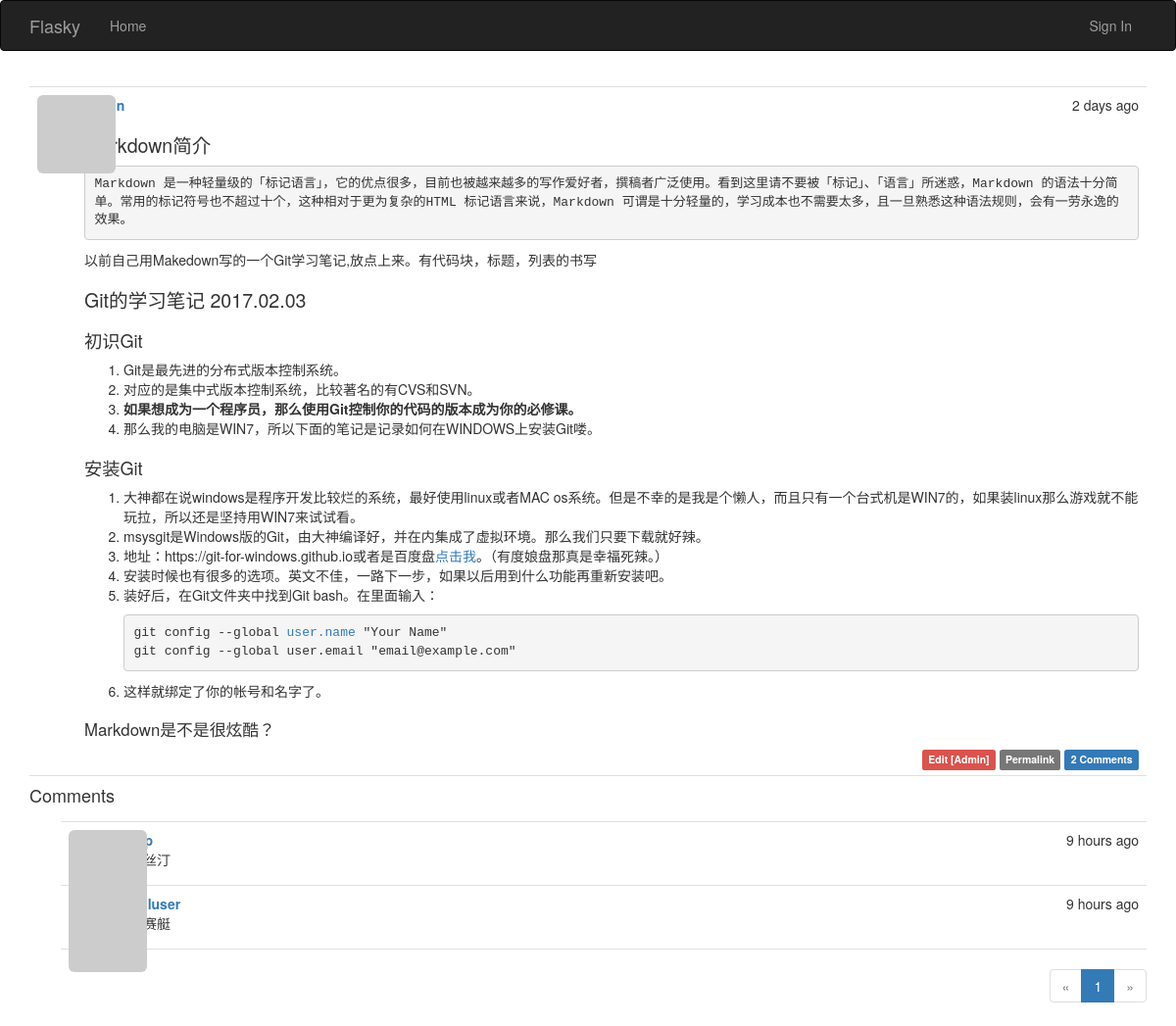
The page /post/14 on the database its author committed.
### app/models.py (models this page shows, shortened)
class Post(db.Model):
    __tablename__ = 'posts'
    id = db.Column(db.Integer, primary_key=True)
    body = db.Column(db.Text)
    timestamp = db.Column(db.DateTime, index=True, default=datetime.utcnow)
    author_id = db.Column(db.Integer, db.ForeignKey('users.id'))
    body_html = db.Column(db.Text)
    comments = db.relationship('Comment', backref='post', lazy='dynamic')

class Comment(db.Model):
    __tablename__ = 'comments'
    id = db.Column(db.Integer, primary_key=True)
    body = db.Column(db.Text)
    body_html = db.Column(db.Text)
    timestamp = db.Column(db.DateTime, index=True, default=datetime.utcnow)
    disabled = db.Column(db.Boolean)
    author_id = db.Column(db.Integer, db.ForeignKey('users.id'))
    post_id = db.Column(db.Integer, db.ForeignKey('posts.id'))

class User(UserMixin, db.Model):
    __tablename__ = 'users'
    id = db.Column(db.Integer, primary_key=True)
    username = db.Column(db.String(64), unique=True, index=True)
    role_id = db.Column(db.Integer, db.ForeignKey('roles.id'))
    password_hash = db.Column(db.String(128))
    email = db.Column(db.String(64), unique=True, index=True)
    name = db.Column(db.String(64))
    location = db.Column(db.String(64))
    about_me = db.Column(db.Text())
    member_since = db.Column(db.DateTime(), default=datetime.utcnow)
    last_seen = db.Column(db.DateTime(), default=datetime.utcnow)
    confirmed = db.Column(db.Boolean, default=False)
    avatar_hash = db.Column(db.String(32))
    posts = db.relationship('Post', backref='author', lazy='dynamic')
    followed = db.relationship('Follow', foreign_keys=[Follow.follower_id], backref=db.backref('follower', lazy='joined'),
                               lazy='dynamic', cascade='all, delete-orphan')
    followers = db.relationship('Follow', foreign_keys=[Follow.followed_id], backref=db.backref('followed', lazy='joined'),
                               lazy='dynamic', cascade='all, delete-orphan')
    comments = db.relationship('Comment', backref='author', lazy='dynamic')
    @property
    def password(self):
        raise AttributeError('password is not a readable attribute')
    def gravatar(self, size=100, default='identicon', rating='g'):
        if request.is_secure:
            url = 'https://secure.gravatar.com/avatar'
        else:
            url = 'http://www.gravatar.com/avatar'
        hash = self.avatar_hash or hashlib.md5(self.email.encode('utf-8')).hexdigest()
        return '{url}/{hash}?s={size}&d={default}&r={rating}'.format(url=url, hash=hash, size=size, default=default, rating=rating)

### app/main/views.py (the view)
@main.route('/post/<int:id>', methods=['GET', 'POST'])
def post(id):
    post = Post.query.get_or_404(id)
    form = CommentForm()
    if form.validate_on_submit():
        comment = Comment(body=form.body.data, post=post, author=current_user._get_current_object())
        db.session.add(comment)
        db.session.commit()
        flash('You comment has been published.')
        return redirect(url_for('.post', id=post.id, page=-1))
    page = request.args.get('page', 1, type=int)
    if page == -1:
        page = (post.comments.count() - 1) // current_app.config['FLASKY_COMMENTS_PER_PAGE'] + 1
    pagination = post.comments.order_by(Comment.timestamp.asc()).paginate(
        page, per_page=current_app.config['FLASKY_COMMENTS_PER_PAGE'], error_out=False)
    comments = pagination.items
    return render_template('post.html', posts=[post], form=form, comments=comments, pagination=pagination)

### app/auth/views.py (called while the page is built)
@auth.before_app_request
def before_request():
    if current_user.is_authenticated:
        current_user.ping()
        if not current_user.confirmed and request.endpoint[:5] != 'auth.' and request.endpoint != 'static':
            return redirect(url_for('auth.unconfirmed'))

### app/main/__init__.py (called while the page is built)
@main.app_context_processor
def inject_permissions():
    return dict(Permission=Permission)

### app/models.py (called while the page is built)
    def can(self, permissions):
        return False

### app/templates/post.html (shortened to what this page needs)
{% extends "base.html" %}
{% import "bootstrap/wtf.html" as wtf %}
{% import "_macros.html" as macros %}
{% block page_content %}
{% include '_posts.html' %}
<h4 id="comments">Comments</h4>
{% include '_comments.html' %}
{% if pagination %}
<div class="pagination">
    {{ macros.pagination_widget(pagination, '.post', fragment='#comments', id=posts[0].id) }}
</div>
{% endif %}
{% endblock %}

### app/templates/_posts.html
<ul class="posts">
    {% for post in posts %}
    <li class="post">
        <div class="post-thumbnail">
            <a href="{{ url_for('.user', username=post.author.username) }}">
                <img class="img-rounded profile-thumbnail" src="{{ post.author.gravatar(size=40) }}">
            </a>
        </div>
        <div class="post-content">
            <div class="post-date">{{ moment(post.timestamp).fromNow() }}</div>
            <div class="post-author"><a href="{{ url_for('.user', username=post.author.username) }}">{{ post.author.username }}</a></div>
            <div class="post-body">
                {% if post.body_html %}
                    {{ post.body_html | safe }}
                {% else %}
                    {{ post.body }}
                {% endif %}
            </div>
            <div class="post-footer">
                {% if current_user == post.author %}
                <a href="{{ url_for('.edit', id=post.id) }}">
                    <span class="label label-primary">Edit</span>
                </a>
                {% elif current_user.is_administrator %}
                <a href="{{ url_for('.edit', id=post.id) }}">
                    <span class="label label-danger">Edit [Admin]</span>
                </a>
                {% endif %}
                <a href="{{ url_for('.post', id=post.id) }}">
                    <span class="label label-default">Permalink</span>
                </a>
                <a href="{{ url_for('.post', id=post.id) }}#comments">
                    <span class="label label-primary">{{ post.comments.count() }} Comments</span>
                </a>
            </div>
        </div>
    </li>
    {% endfor %}
</ul>

### app/templates/_comments.html (shortened to what this page needs)
<ul class="comments">
    {% for comment in comments %}
    <li class="comment">
        <div class="comment-thumbnail">
            <a href="{{ url_for('.user', username=comment.author.username) }}">
                <img class="img-rounded profile-thumbnail" src="{{ comment.author.gravatar(size=40) }}">
            </a>
        </div>
        <div class="comment-content">
            <div class="comment-date">{{ moment(comment.timestamp).fromNow() }}</div>
            <div class="comment-author"><a href="{{ url_for('.user', username=comment.author.username) }}">{{ comment.author.username }}</a></div>
            <div class="comment-body">
            </div>
        </div>
    </li>
    {% endfor %}
</ul>

### app/static/styles.css (style rules this page uses)
.profile-thumbnail { position: absolute; }
ul.posts { list-style-type: none; padding: 0px; margin: 16px 0px 0px 0px; border-top: 1px solid #e0e0e0; }
ul.posts li.post { padding: 8px; border-bottom: 1px solid #e0e0e0; }
div.post-date { float: right; }
div.post-author { font-weight: bold; }
div.post-thumbnail { position: absolute; }
div.post-content { margin-left: 48px; min-height: 48px; }
div.post-footer { text-align: right; }
ul.comments { list-style-type: none; padding: 0px; margin: 16px 0px 0px 0px; }
ul.comments li.comment { margin-left: 32px; padding: 8px; border-bottom: 1px solid #e0e0e0; }
ul.comments li.comment:nth-child(1) { border-top: 1px solid #e0e0e0; }
div.comment-date { float: right; }
div.comment-author { font-weight: bold; }
div.comment-thumbnail { position: absolute; }
div.comment-content { margin-left: 48px; min-height: 48px; }
div.pagination { width: 100%; text-align: right; padding: 0px; margin: 0px; }
.post-body h1 { font-size: 140%; }
.post-body h2 { font-size: 130%; }
.post-body h3 { font-size: 120%; }

### rows shown on the page
Post: timestamp "2 days ago", body_html "Markdown简介 Markdown 是一种轻量级的「标记语言」，它的优点很多，目前也被越来越多的写作爱好者，撰稿者广泛使用。看到这里请不要被「标记」、「语言」所迷惑，Markdown 的语法十分简单。常用的标记符号也不超过十个，这种相对于更为复杂的HTML 标记语言来说，Markdown 可谓是十分轻量的，学习成本也不需要太多，且一旦熟悉这种语法规则，会有一劳永逸的效果。 以前自己用Makedown写的一个Git学习笔记,放点上来。有代码块，标题，列表的书写 Git的学习笔记 2017.02.03 初识Git Git是最先进的分布式版本控制系统。 对应的是集中式版本控制系统，比较著名的有CVS和SVN。 如果想成为一个程序员，那么使用Git控制你的代码的版本成为你的必修课。 那么我的电脑是WIN7，所以下面的笔记是记录如何在WINDOWS上安装Git喽。 安装Git 大神都在说windows是程序开发比较烂的系统，最好使用linux或者MAC os系统。但是不幸的是我是个懒人，而且只有一个台式机是WIN7的，如果装linux那么游戏就不能玩拉，所以还是坚持用WIN7来试试看。 msysgit是Windows版的Git，由大神编译好，并在内集成了虚拟环境。那么我们只要下载就好辣。 地址：https://git-for-windows.github.io或者是百度盘 点击我 。（有度娘盘那真是幸福死辣。） 安装时候也有很多的选项。英文不佳，一路下一步，如果以后用到什么功能再重新安装吧。 装好后，在Git文件夹中找到Git bash。在里面输入： git config…", comments.count "2"
Comment: timestamp "9 hours ago"
Comment: timestamp "9 hours ago", author.username "gmailuser"

### other values the page prints
{{ p }} "1"
